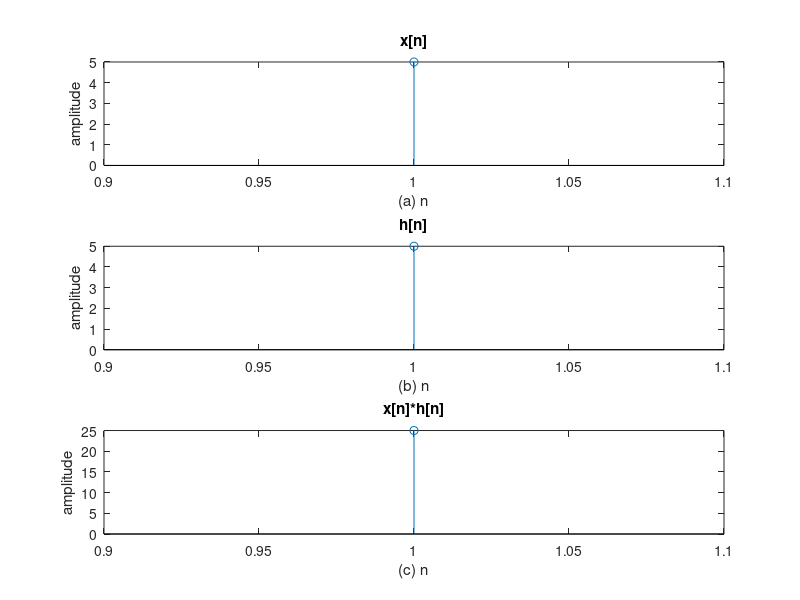

Source code (MATLAB):
% Write a MATLAB code to convolute two discrete time sequences. Plot all the sequences and verify the result by analytical calculation
clc;
clear;
close all;
x = input("enter te first sequence");
h = input("enter the second sequence");
y = conv(x,h)

figure;
subplot(3,1,1);
stem(x);
title("x[n]")
ylabel("amplitude");
xlabel("(a) n");


subplot(3,1,2);
stem(h); ylabel("amplitude");
title("h[n]")
xlabel("(b) n");

subplot(3,1,3);
stem(y); ylabel("amplitude");
title("x[n]*h[n]");
xlabel("(c) n");

